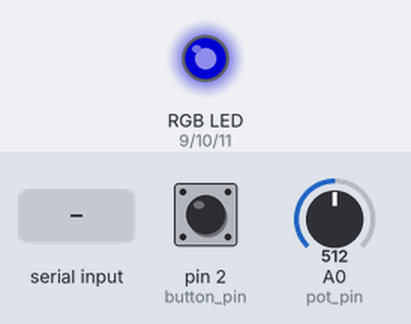
The sketch below on a simulated Arduino Uno, built with avr-gcc and run on an emulated ATmega328P. On the bench: an RGB LED mixed from three pins (HIGH = lit). The test bench sets the inputs (shaded band); at power-on: A0 (pot_pin) = 512, pin 2 (button_pin) HIGH. Dim RGB values are drawn brighter than linear; what the sketch prints to the serial monitor is not drawn.

Above: at 1.2 s.
1.3 s: A0 (pot_pin) set to 716
At 1.7 s:
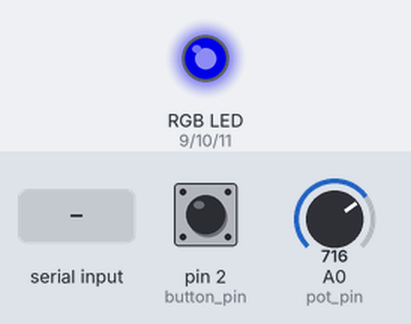
2.8 s: pin 2 (button_pin) pulled LOW for 0.15 s
At 2.87 s:
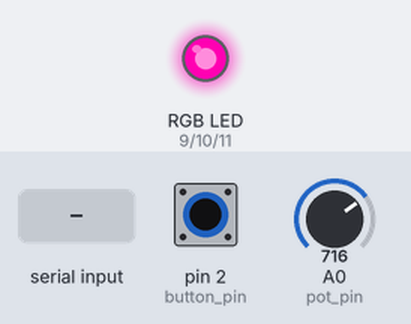
4.4 s: "1" received over Serial
At 5.3 s:
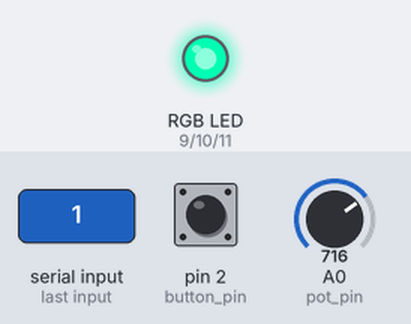
5.9 s: A0 (pot_pin) set to 900
At 6.4 s:
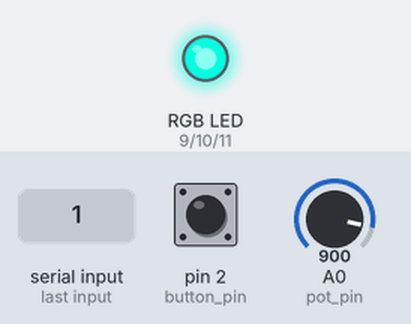
7.4 s: "0" received over Serial
At 8.6 s:
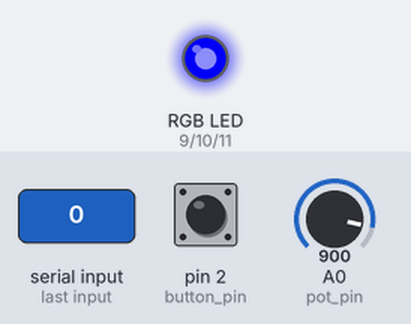
8.9 s: pin 2 (button_pin) pulled LOW for 1 s
At 9.7 s:
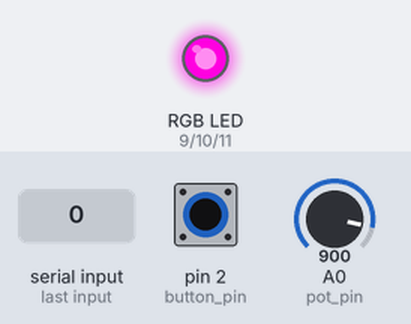
Timing chart, 0 to 11.9 s (numbered marks = the images above; inputs shaded):
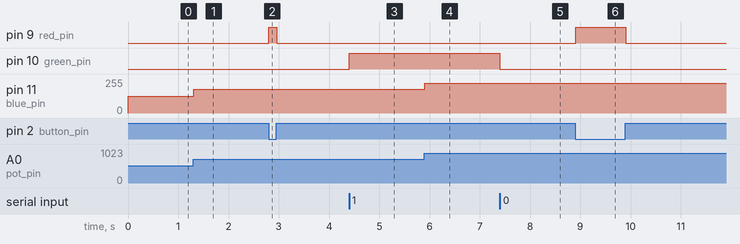

Measured:
- after the input at 1.3 s, pin 11 (blue_pin): 127/255 → 178/255 at once
- after the input at 2.8 s, pin 9 (red_pin): LOW → HIGH at once, → LOW 0.15 s later
- after the input at 4.4 s, pin 10 (green_pin): LOW → HIGH at once
- after the input at 5.9 s, pin 11 (blue_pin): 178/255 → 224/255 at once
- after the input at 7.4 s, pin 10 (green_pin): HIGH → LOW at once
- after the input at 8.9 s, pin 9 (red_pin): LOW → HIGH at once, → LOW 1.0 s later

The sketch:

Advanced_task02.ino
```cpp
const int red_pin = 9;
const int green_pin = 10;
const int blue_pin = 11;

const int button_pin = 2;
const int pot_pin = A0;

int green_state = 0;

void setup() {
  pinMode(red_pin, OUTPUT);
  pinMode(green_pin, OUTPUT);
  pinMode(blue_pin, OUTPUT);

  pinMode(button_pin, INPUT_PULLUP);

  Serial.begin(9600);

  Serial.println("RGB LED Controller");
  Serial.println("Enter 1 to turn GREEN on");
  Serial.println("Enter 0 to turn GREEN off");
}

void loop() {

  // =========================
  // 1. BLUE: Variable resistor
  // =========================

  int analog_value = analogRead(pot_pin);

  // analogRead(): 0~1023
  // analogWrite(): 0~255
  int blue_value = map(analog_value, 0, 1023, 0, 255);

  analogWrite(blue_pin, blue_value);


  // =========================
  // 2. RED: Button
  // =========================

  if (digitalRead(button_pin) == LOW) {
    // button pressed
    digitalWrite(red_pin, HIGH);
  }
  else {
    // button released
    digitalWrite(red_pin, LOW);
  }


  // =========================
  // 3. GREEN: Serial Monitor
  // =========================

  if (Serial.available() > 0) {

    char input = Serial.read();

    if (input == '1') {
      green_state = 1;
    }

    if (input == '0') {
      green_state = 0;
    }
  }


  if (green_state == 1) {
    digitalWrite(green_pin, HIGH);
  }
  else {
    digitalWrite(green_pin, LOW);
  }


  delay(10);
}
```
